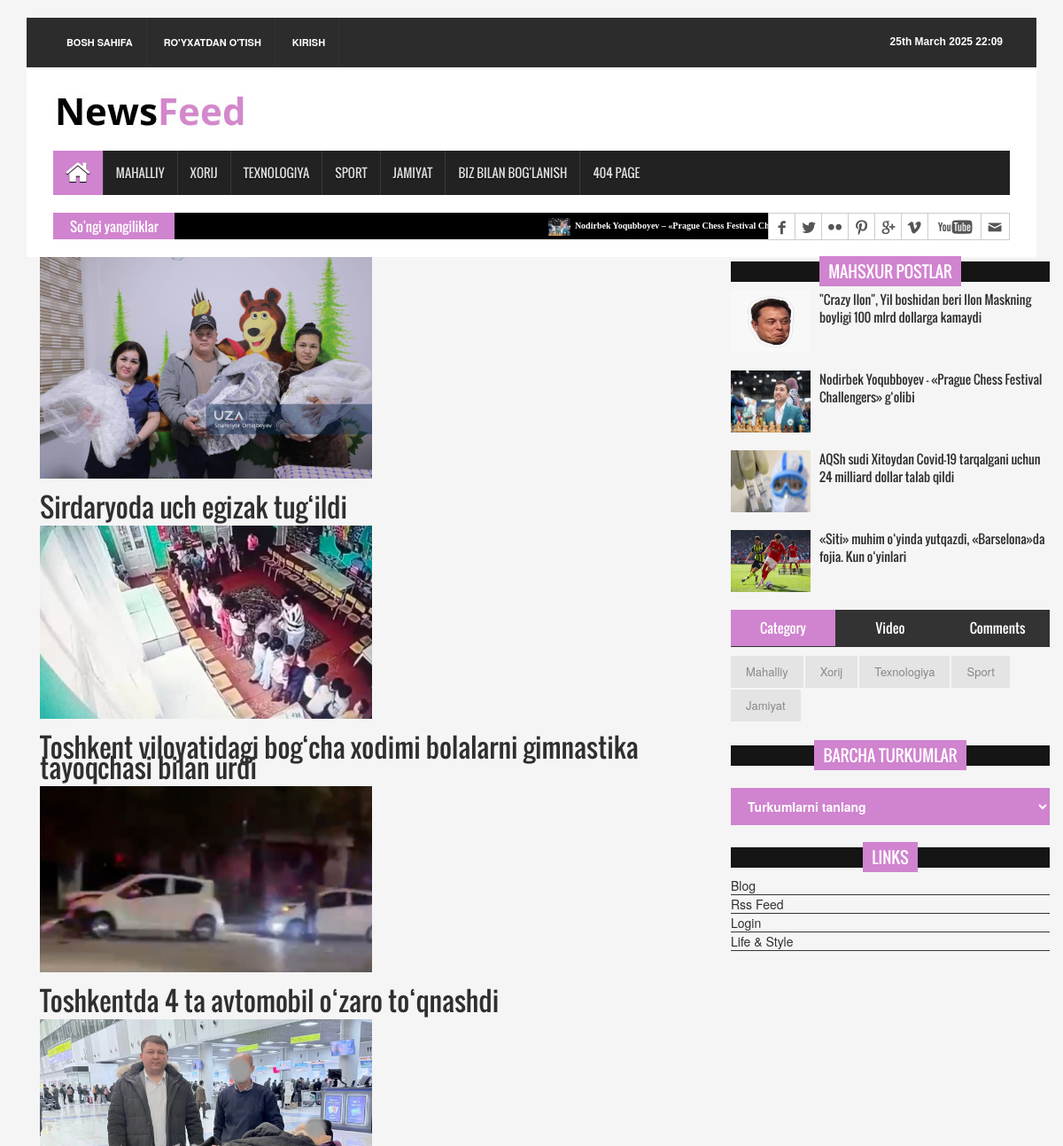
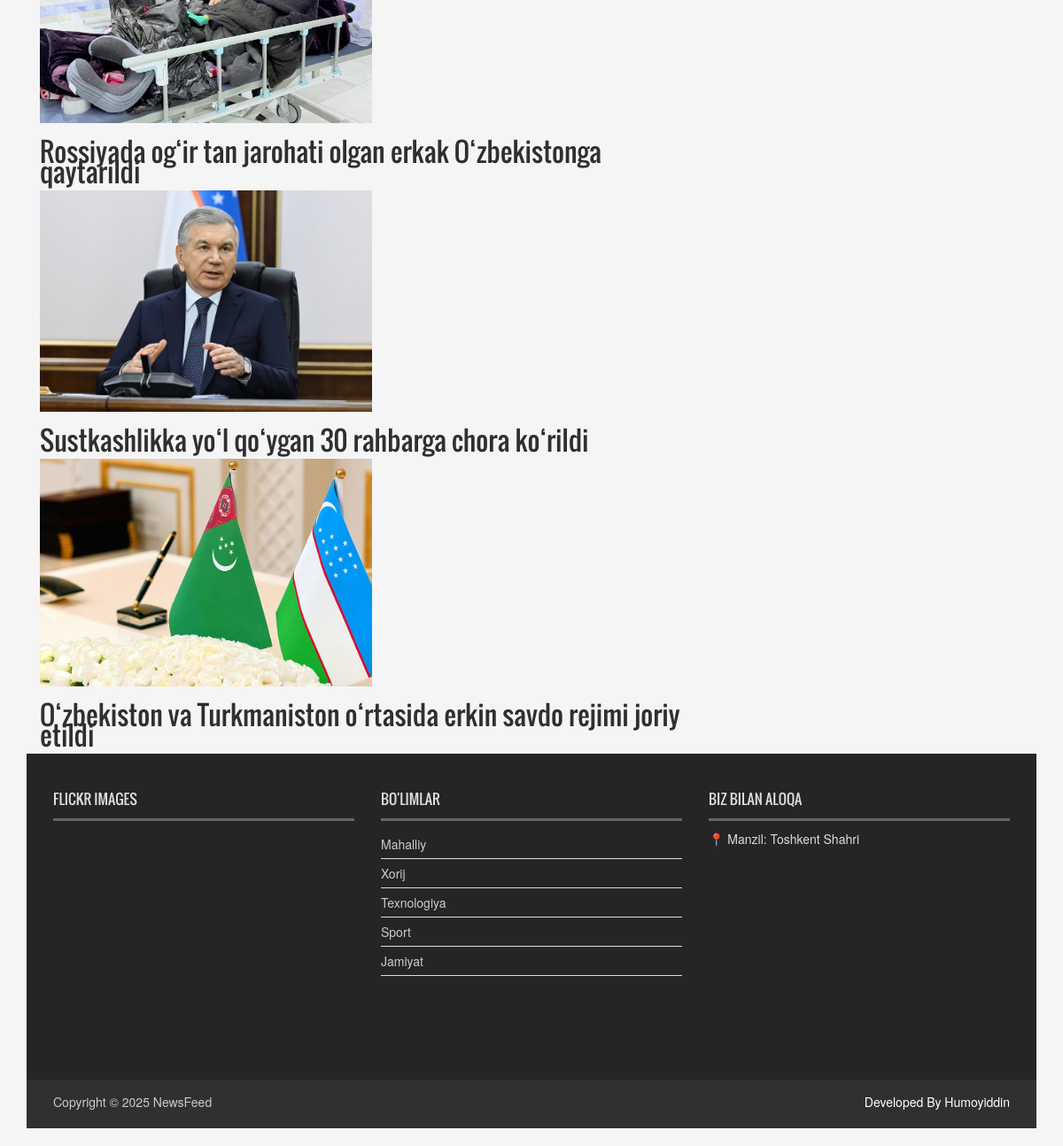
The page /category/Mahalliy/ on the database its author committed (2 pictures, top to bottom).
### news_app/models.py (models this page shows, shortened)
class Category(models.Model):
    name = models.CharField(max_length=150)
    class Meta:
        verbose_name_plural = 'Categories'

class News(models.Model):
    class Status(models.TextChoices):
        DRAFT = "DF", "Draft"
        PUBLISHED = "PB", "Published"
    title = models.CharField(max_length=250)
    slug = models.SlugField(max_length=250, unique=True)
    body = models.TextField()
    image = models.ImageField(upload_to='news/images')
    category = models.ForeignKey(Category, on_delete=models.CASCADE)
    publish_time = models.DateTimeField(default=timezone.now)
    created_time = models.DateTimeField(auto_now_add=True)
    updated_time = models.DateTimeField(auto_now=True)
    views = models.IntegerField(default=0)
    status = models.CharField(max_length=2,
                              choices=Status.choices,
                              default=Status.DRAFT
                              )
    class Meta:
        ordering = ["-publish_time"]
        verbose_name_plural = 'News'

### news_app/views.py (the view)
# urls.py: path('category/<str:category_name>/', CategoryNewsListView.as_view(), name='category'),
class CategoryNewsListView(View):
    def get(self, request, category_name):
        news = News.objects.all().filter(category__name=category_name)
        return render(request, 'news/category.html', {'category_news' : news})

### news_app/context_processor.py (called while the page is built)
def latest_news(request):
    latest_news = News.objects.all().order_by("publish_time")[:10]
    categories = Category.objects.all()
    context = {
        'latest_news' : latest_news,
        'categories' : categories
    }
    return context

def popular_posts(request):
    popular_posts = News.objects.all().order_by("-views")[:4]
    return {"popular_posts" : popular_posts}

### users/context_processor.py (called while the page is built)
def news_list(request):
    all_news = News.objects.filter(status=News.Status.PUBLISHED)
    return {"news_list" : all_news}

### templates/news/category.html (shortened to what this page needs)
{% extends 'news/base.html' %}
{% load static %}
{% block content %}
    <div class="container">
        <div class="row">
            <div class="col-sm-8">
                {% for news in category_news %}
                <a href="{% url 'details' news.slug %}">
                    <img src="{{ news.image.url }}" alt="{{ news.title }}" style="width:50%">
                    <h2>{{ news.title }}</h2>
                </a>
                {% endfor %}
            </div>
            <div class="col-lg-4 col-md-4 col-sm-4">
                <aside class="right_content">
                    <div class="single_sidebar">
                        <h2><span>Mahsxur Postlar</span></h2>
                        <ul class="spost_nav">
                            {% for news in popular_posts %}
                            <li>
                                <div class="media wow fadeInDown">
                                    <a href="{% url 'details' news.slug %}" class="media-left">
                                        <img alt="" src="{{ news.image.url }}">
                                    </a>
                                    <div class="media-body">
                                        <a href="{% url 'details' news.slug %}" class="catg_title">{{ news.title }}</a>
                                    </div>
                                </div>
                            </li>
                            {% endfor %}
                        </ul>
                        <div class="single_sidebar">
                            <ul class="nav nav-tabs" role="tablist">
                                <li role="presentation" class="active"><a href="#category" aria-controls="home" role="tab" data-toggle="tab">Category</a></li>
                                <li role="presentation"><a href="#video" aria-controls="profile" role="tab" data-toggle="tab">Video</a></li>
                                <li role="presentation"><a href="#comments" aria-controls="messages" role="tab" data-toggle="tab">Comments</a></li>
                            </ul>
                            <div class="tab-content">
                                <div role="tabpanel" class="tab-pane active" id="category">
                                    {% for ctg in categories %}
                                    <ul>
                                        <li class="cat-item"><a href="{% url 'category' ctg.name %}">{{ ctg.name }}</a></li>
                                    </ul>
                                    {% endfor %}
                                </div>
                            </div>
                        </div>
                        <div class="single_sidebar wow fadeInDown">
                        <h2><span>Barcha turkumlar</span></h2>
                            <select class="catgArchive" onchange="if (this.value) window.location.href=this.value;">
                                <option value="">Turkumlarni tanlang</option>
                            </select>
                        </div>
                        <div class="single_sidebar wow fadeInDown">
                            <h2><span>Links</span></h2>
                            <ul>
                                <li><a href="#">Blog</a></li>
                                <li><a href="#">Rss Feed</a></li>
                                <li><a href="#">Login</a></li>
                                <li><a href="#">Life &amp; Style</a></li>
                            </ul>
                        </div>
                    </div>
                </aside>
            </div>
        </div>
    </div>
{% endblock content %}

### templates/news/base.html (shortened to what this page needs)
{% load static %}
<!DOCTYPE html>
<html>
<head>
<link rel="stylesheet" type="text/css" href="{% static '/css/bootstrap.min.css' %}">
<link rel="stylesheet" type="text/css" href="{% static '/css/font-awesome.min.css' %}">
<link rel="stylesheet" type="text/css" href="{% static '/css/animate.css' %}">
<link rel="stylesheet" type="text/css" href="{% static '/css/font.css' %}">
<link rel="stylesheet" type="text/css" href="{% static '/css/li-scroller.css' %}">
<link rel="stylesheet" type="text/css" href="{% static '/css/slick.css' %}">
<link rel="stylesheet" type="text/css" href="{% static '/css/jquery.fancybox.css' %}">
<link rel="stylesheet" type="text/css" href="{% static '/css/theme.css' %}">
<link rel="stylesheet" type="text/css" href="{% static '/css/style.css' %}">
</head>
<body>
<div class="container">
  <header id="header">
    <div class="row">
      <div class="col-lg-12 col-md-12 col-sm-12">
        <div class="header_top">
          <div class="header_top_left">
            <ul class="top_nav">
              {% if user.is_authenticated %}
              <li><a href="{% url 'homepage' %}">Bosh sahifa</a></li>
              <li><a href="{% url 'contact' %}">Bog'lanish</a></li>
              <li><a href="{% url 'profile' %}">Profil</a></li>
              <li><a href="{% url 'update' %}">Profilni yangilash</a></li>
              <li><a href="{% url 'logout' %}">Profildan chiqish</a></li>
              {% else %}
              <li><a href="{% url 'homepage' %}">Bosh sahifa</a></li>
              <li><a href="{% url 'register' %}">Ro'yxatdan o'tish</a></li>
              <li><a href="{% url 'login' %}">Kirish</a></li>
              {% endif %}
            </ul>
          </div>
          <div class="header_top_right">
            <p>{% now "jS F Y H:i" %}</p>
          </div>
        </div>
      </div>
      <div class="col-lg-12 col-md-12 col-sm-12">
        <div class="header_bottom">
          <div class="logo_area"><a href="" class="logo"><img src="{% static 'images/logo.jpg' %}" alt=""></a></div>
          </div>
      </div>
    </div>
  </header>
  <section id="navArea">
    <nav class="navbar navbar-inverse" role="navigation">
      <div id="navbar" class="navbar-collapse collapse">
        <ul class="nav navbar-nav main_nav">
          <li class="active"><a href="{% url 'homepage' %}"><span class="fa fa-home desktop-home"></span><span class="mobile-show">Home</span></a></li>
          {% for categ in categories %}
          <li><a href="{% url 'category' category_name=categ.name %}">{{ categ.name }}</a></li>
          {% endfor %}
          <li><a href="{% url 'contact' %}">Biz bilan bog'lanish</a></li>
          <li><a href="{% url '404' %}">404 Page</a></li>
        </ul>
      </div>
    </nav>
  </section>
  <section id="newsSection">
    <div class="row">
      <div class="col-lg-12 col-md-12">
        <div class="latest_newsarea"> <span>So'ngi yangiliklar</span>
          <ul id="ticker01" class="news_sticker">
          {% for news in latest_news %}
            <li><a href="{% url 'details' news.slug %}"><img src="{{ news.image.url }}" alt="">{{ news.title }}</a></li>
          {% endfor %}
          </ul>
          <div class="social_area">
            <ul class="social_nav">
              <li class="facebook"><a href="https://www.facebook.com" target="_blank"></a></li>
              <li class="twitter"><a href="https://www.twitter.com" target="_blank"></a></li>
              <li class="flickr"><a href="https://www.flickr.com" target="_blank"></a></li>
              <li class="pinterest"><a href="https://www.pinterest.com" target="_blank"></a></li>
              <li class="googleplus"><a href="https://plus.google.com" target="_blank"></a></li>
              <li class="vimeo"><a href="https://www.vimeo.com" target="_blank"></a></li>
              <li class="youtube"><a href="https://www.youtube.com" target="_blank"></a></li>
              <li class="mail"><a href="mailto:your-email@example.com"></a></li>
            </ul>
          </div>
        </div>
      </div>
    </div>
  </section>
  {% block content %}
  {% endblock content %}
    <footer id="footer">
    <div class="footer_top">
      <div class="row">
        <div class="col-lg-4 col-md-4 col-sm-4">
          <div class="footer_widget wow fadeInLeftBig">
            <h2>Flickr Images</h2>
          </div>
        </div>
        <div class="col-lg-4 col-md-4 col-sm-4">
          <div class="footer_widget wow fadeInDown">
            <h2>Bo'limlar</h2>
            <ul class="tag_nav">
              {% for category in categories %}
              <li><a href="{% url 'category' category.name %}">{{ category.name }}</a></li>
              {% endfor %}
            </ul>
          </div>
        </div>
        <div class="col-lg-4 col-md-4 col-sm-4">
          <div class="footer_widget wow fadeInRightBig">
            <h2>Biz bilan aloqa</h2>
            <address>
            📍 Manzil: Toshkent Shahri
            </address>
          </div>
        </div>
      </div>
    </div>
    <div class="footer_bottom">
      <p class="copyright">Copyright &copy; 2025 <a href="index.html">NewsFeed</a></p>
      <p style='color:white' class="developer">Developed By Humoyiddin</p>
    </div>
  </footer>
</div>
</body>
</html>

### static/css/li-scroller.css (style rules this page uses)
ul.newsticker { position:relative; left:750px; font:bold 10px Verdana; list-style-type:none; margin:0; padding:0 }
ul.newsticker li { float:left; margin:0; padding:0 }
ul.newsticker a { white-space:nowrap; padding:0; color:#fff; margin:0 50px 0 0 }
ul.newsticker a > img { height:20px; margin-right:5px; width:25px }

### static/css/theme.css (style rules this page uses)
.navbar-inverse .navbar-nav > .active > a, .navbar-inverse .navbar-nav > .active > a:hover, .navbar-inverse .navbar-nav > .active > a:focus { background-color:#d083cf }
.latest_newsarea span { background:none repeat scroll 0 0 #d083cf }
.single_sidebar > h2 span { background:none repeat scroll 0 0 #d083cf }
.nav-tabs > li.active > a, .nav-tabs > li.active > a:hover, .nav-tabs > li.active > a:focus { background-color:#d083cf }
.catgArchive { background-color:#d083cf }

### rows shown on the page
Category: name "MAHALLIY", name "Mahalliy"
Category: name "XORIJ", name "Xorij"
Category: name "TEXNOLOGIYA", name "Texnologiya"
Category: name "SPORT", name "Sport"
Category: name "JAMIYAT", name "Jamiyat"
News: image (picture), title "Nodirbek Yoqubboyev – «Prague Chess Festival Challengers» g‘olibi"
News: image (picture), title "Sirdaryoda uch egizak tug‘ildi"
News: image (picture), title "Toshkent viloyatidagi bog‘cha xodimi bolalarni gimnastika tayoqchasi bilan urdi"
News: image (picture), title "Toshkentda 4 ta avtomobil o‘zaro to‘qnashdi"
News: image (picture), title "Rossiyada og‘ir tan jarohati olgan erkak O‘zbekistonga qaytarildi"
News: image (picture), title "Sustkashlikka yo‘l qo‘ygan 30 rahbarga chora ko‘rildi"
News: image (picture), title "O‘zbekiston va Turkmaniston o‘rtasida erkin savdo rejimi joriy etildi"
News: image (picture), title "\"Crazy Ilon\", Yil boshidan beri Ilon Maskning boyligi 100 mlrd dollarga kamaydi"
News: image (picture), title "AQSh sudi Xitoydan Covid-19 tarqalgani uchun 24 milliard dollar talab qildi"
News: image (picture), title "«Siti» muhim o‘yinda yutqazdi, «Barselona»da fojia. Kun o‘yinlari"
